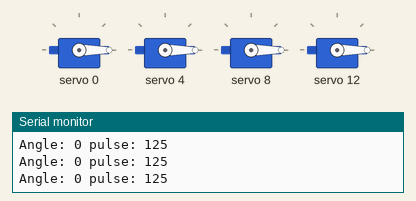
This sketch was run on a simulated Arduino Uno, built with avr-gcc and run on an emulated ATmega328P. Shown: 4 × servo, the last lines printed to the serial monitor.

Above: at 0.11 s.
At 6.73 s:
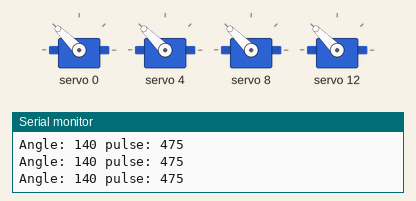
At 14.01 s:
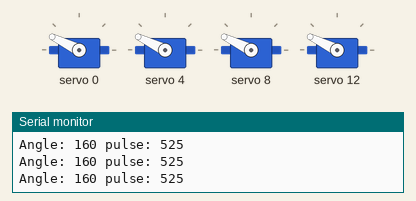
At 20.53 s:
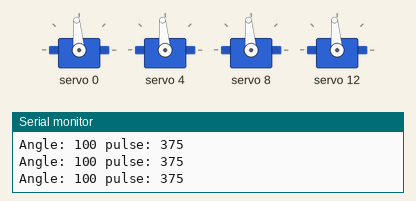
At 28.4 s:
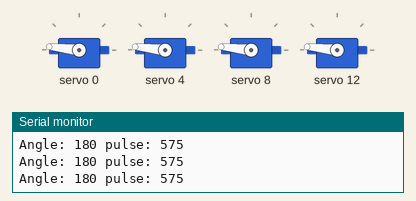
At 39.42 s:
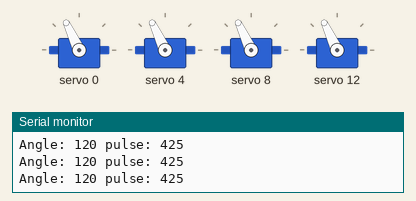
Timing chart, 0 to 40.0 s (numbered marks = the images above):
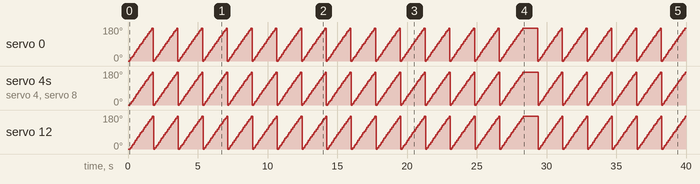

Measured:
- by itself, servo 0: 0° → 6° at 0.12 s, → 16° 0.09 s later, → 26° 0.09 s later, → 36° 0.09 s later, … (417 changes in this stretch)
- by itself, servo 4, servo 8: 0° → 6° at 0.14 s, → 16° 0.09 s later, → 26° 0.09 s later, → 36° 0.09 s later, … (417 changes in this stretch)
- by itself, servo 12: 0° → 6° at 0.16 s, → 16° 0.09 s later, → 26° 0.09 s later, → 36° 0.09 s later, … (417 changes in this stretch)

The sketch:

PCA_test_2.ino
```cpp
/***************************************************
 moving servos seperatly
 PCA9685 takes only pulse to rotate servo
 we create angletopulse function to convert our angle
 to pulse
 ****************************************************/

#include <Wire.h>
#include <Adafruit_PWMServoDriver.h>

// called this way, it uses the default address 0x40
Adafruit_PWMServoDriver pwm = Adafruit_PWMServoDriver();
// you can also call it with a different address you want
//Adafruit_PWMServoDriver pwm = Adafruit_PWMServoDriver(0x41);

// Depending on your servo make, the pulse width min and max may vary, you
// want these to be as small/large as possible without hitting the hard stop
// for max range. You'll have to tweak them as necessary to match the servos you
// have!
#define SERVOMIN  125 // this is the 'minimum' pulse length count (out of 4096)
#define SERVOMAX  575 // this is the 'maximum' pulse length count (out of 4096)

// our servo # counter
uint8_t servonum = 0;

void setup() {
  Serial.begin(9600);
  Serial.println("16 channel Servo test!");

  pwm.begin();

  pwm.setPWMFreq(60);  // Analog servos run at ~60 Hz updates

  //yield();
}

 void loop() {
 for(int i=0; i<16; i++)
  {
    for( int angle =0; angle<181; angle +=10){
      delay(50);
        pwm.setPWM(0, 0, angleToPulse(angle) );
        pwm.setPWM(4, 0, angleToPulse(angle) );
        pwm.setPWM(8, 0, angleToPulse(angle) );
        pwm.setPWM(12, 0, angleToPulse(angle) );
    }

  }

   delay(1000);

}

/*
 * angleToPulse(int ang)
 * gets angle in degree and returns the pulse width
 * also prints the value on seial monitor
  */
int angleToPulse(int ang){
   int pulse = map(ang,0, 180, SERVOMIN,SERVOMAX);// map angle of 0 to 180 to Servo min and Servo max
   Serial.print("Angle: ");Serial.print(ang);
   Serial.print(" pulse: ");Serial.println(pulse);
   return pulse;
}
```
